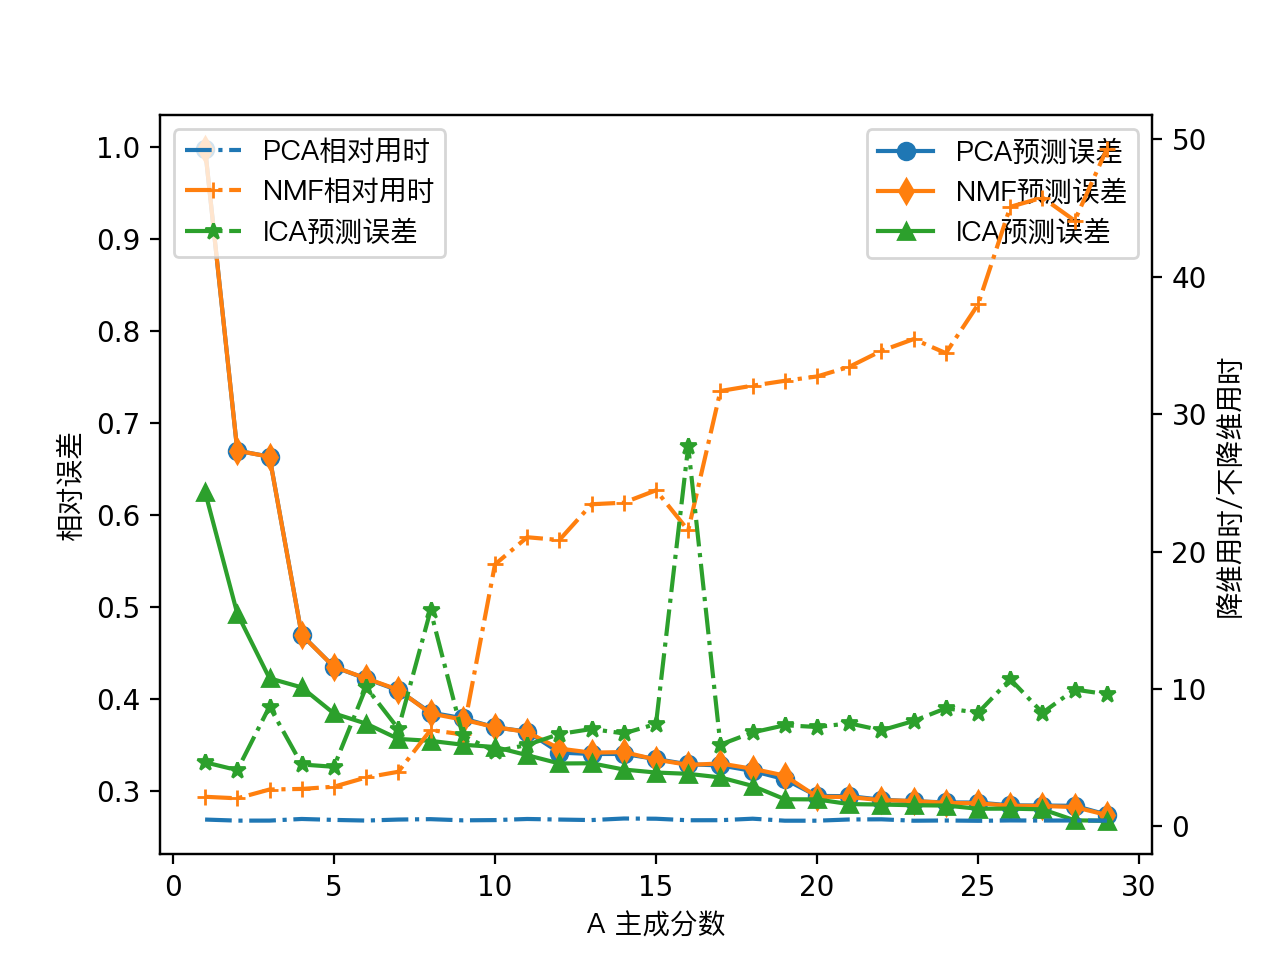

The Python source for this figure:
#!/usr/bin/env python3
# -*- coding: utf-8 -*-

"""Error Curve

solve the eq, then draw the error curve
"""

import time
import numpy as np
import numpy.linalg as LA
import pandas as pd
from sklearn.model_selection import train_test_split

from utils import *
from data import *

def perf(A, B, A_test, B_test, ps, q=4, method='pca'):

    Errs = []
    Errs_test = []
    times = []
    for p in ps:
        time1 = time.perf_counter()
        XX, _ = globals()['solve_%s'%method](A, B, p, q)
        XX = max0(XX)
        Err = relerror(A @ XX, B)

        time2 = time.perf_counter()
        times.append(time2-time1)

        Err_test = relerror(A_test @ XX, B_test)

        Errs.append(Err)
        Errs_test.append(Err_test)

    globals()[method] = {'time': np.array(times), 'error':Errs, 'test':Errs_test}



if __name__ == '__main__':

    A, A_test, B, B_test = train_test_split(A, B, test_size=0.2)

    ps = np.arange(1, 30)
    for method in ('pca', 'nmf', 'ica'):
        perf(A, B, A_test, B_test, ps, method=method)

    import matplotlib.pyplot as plt
    from matplotlib.font_manager import FontProperties
    myfont = FontProperties(fname='/System/Library/Fonts/PingFang.ttc')

    ax = plt.subplot(111)
    ax.set_xlabel("A 主成分数", fontproperties=myfont)
    ax.set_ylabel("相对误差", fontproperties=myfont)
    # ax.set_title('PCA, NMF预测误差与相对用时比较', fontproperties=myfont)

    ax.plot(ps, pca['test'], '-o')
    ax.plot(ps, nmf['test'], '-d')
    ax.plot(ps, ica['test'], '-^')
    ax.legend(('PCA预测误差', 'NMF预测误差', 'ICA预测误差'), prop=myfont)

    time1 = time.perf_counter()
    XX = LA.lstsq(A, B, rcond=None)[0]
    re = relerror(A @ XX, B)
    time2 = time.perf_counter() - time1

    tax = ax.twinx()
    tax.plot(ps, pca['time']/time2, '-.', ps, nmf['time']/time2, '-.+', ps, ica['time']/time2, '-.*')
    tax.set_ylabel('降维用时/不降维用时', fontproperties=myfont)
    tax.legend(('PCA相对用时', 'NMF相对用时', 'ICA预测误差'), prop=myfont)
 
    plt.show()
